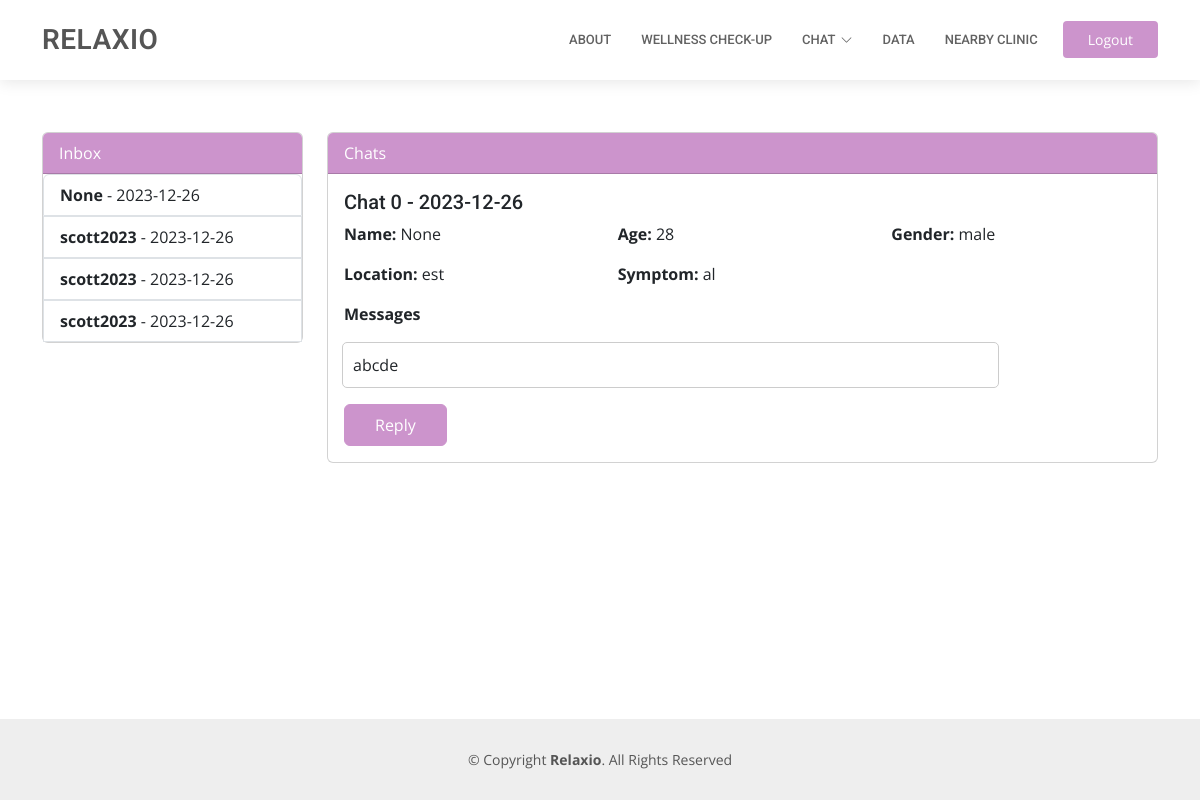
The app's page /chat_admin (signed in), older data.
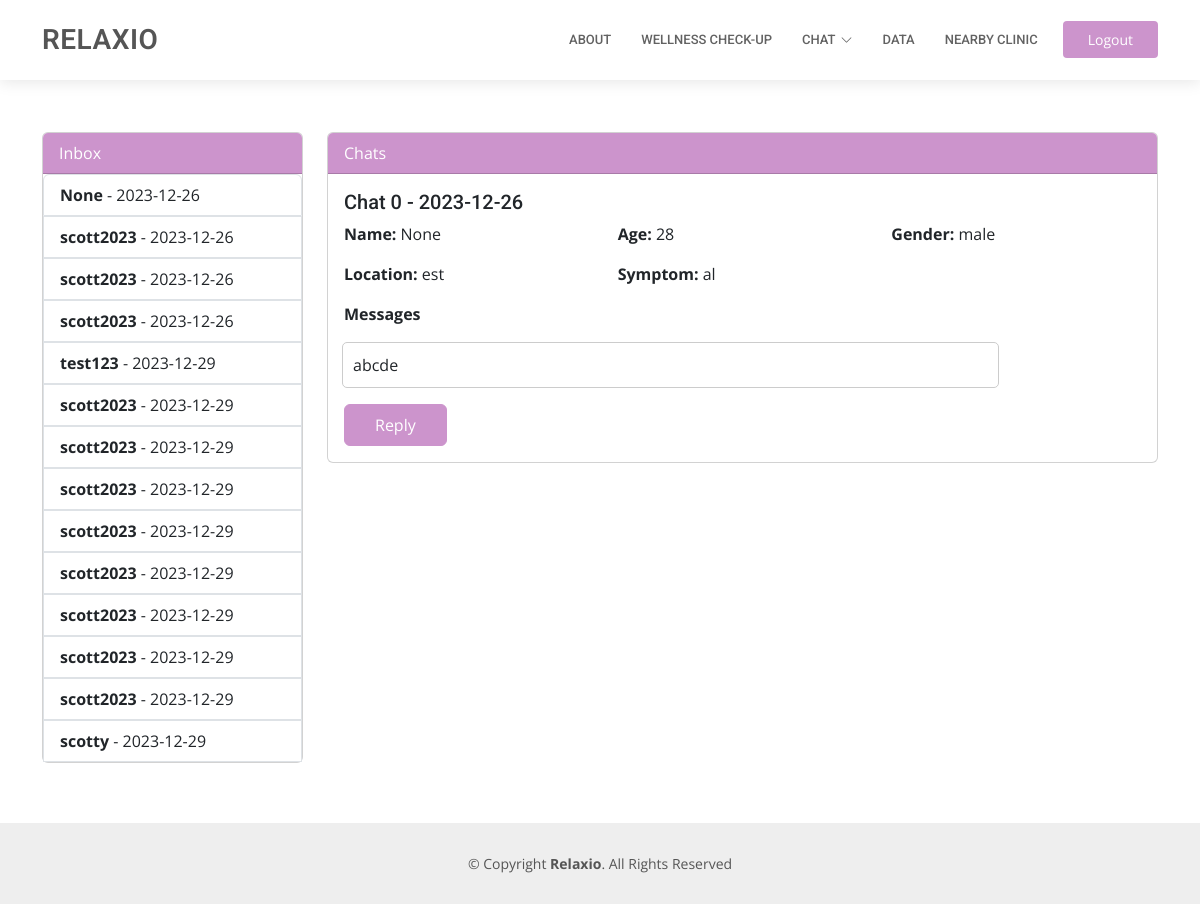
The same page, newer data.
### tables this page shows
CREATE TABLE "chats" (
	"username"	TEXT,
	"date"	TEXT,
	"content"	TEXT,
	"id"	INTEGER,
	"read"	INTEGER,
	"symptom"	TEXT,
	"location"	TEXT,
	"age"	NUMERIC,
	"gender"	TEXT
);

### app.py (the view)
@app.route("/chat_admin",methods=['GET'])
def chat_admin():
    conn = sqlite3.connect('static/database.db')  # Replace 'your_database.db' with your database file
    cursor = conn.cursor()
    cursor.execute("SELECT * FROM chats")  # Fetch all chats from the 'chats' table
    chats = cursor.fetchall()  # Get all fetched chats
    print("AAAAA",chats)
    if "username" in session:
        isLogin = True
    conn.close()
    return render_template("chat_admin.html",chats=chats,isLogin=isLogin)

### templates/chat_admin.html (shortened to what this page needs)
<!DOCTYPE html>
<html lang="en">
<head>
  <link href="../static/assets/vendor/fontawesome-free/css/all.min.css" rel="stylesheet">
  <link href="../static/assets/vendor/animate.css/animate.min.css" rel="stylesheet">
  <link href="../static/assets/vendor/aos/aos.css" rel="stylesheet">
  <link href="../static/assets/vendor/bootstrap/css/bootstrap.min.css" rel="stylesheet">
  <link href="../static/assets/vendor/bootstrap-icons/bootstrap-icons.css" rel="stylesheet">
  <link href="../static/assets/vendor/boxicons/css/boxicons.min.css" rel="stylesheet">
  <link href="../static/assets/vendor/glightbox/css/glightbox.min.css" rel="stylesheet">
  <link href="../static/assets/vendor/swiper/swiper-bundle.min.css" rel="stylesheet">
  <link href="../static/assets/css/style.css" rel="stylesheet">
</head>
<body class="d-flex flex-column min-vh-100">
  <header id="header" class="fixed-top">
    <div class="container d-flex align-items-center">
      <h1 class="logo me-auto"><a href="{{url_for('index')}}">Relaxio</a></h1>
      <nav id="navbar" class="navbar order-last order-lg-0">
        <ul>
          <li><a class="nav-link scrollto " href="{{url_for('about')}}">About</a></li>
          <li><a class="nav-link scrollto" href="{{url_for('bsurvey')}}">WELLNESS CHECK-UP</a></li>
                                                        {% if isAdmin %}
          <li><a class="nav-link scrollto" href="{{url_for('chat_admin')}}">CHAT</a></li>
            {%else%}
                                                        {% if isLogin %}
          <li class="dropdown"><a class="nav-link scrollto" href="{{url_for('chat')}}">CHAT<i class="bi bi-chevron-down"></i></a>
          </li>
            {%endif%}
            {%endif%}
            <li><a class="nav-link scrollto" href="{{url_for('statistics')}}">DATA</a></li>
          <li><a class="nav-link scrollto" href="{{url_for('assistants')}}">NEARBY CLINIC</a></li>
        </ul>
      </nav>
{% if isLogin %}
      <a class="appointment-btn scrollto"  href="{{url_for('logout')}}"><span class="d-none d-md-inline">Logout</span> </a>
        {%else%}
              <a href="#appointment" class="appointment-btn scrollto"><span class="d-none d-md-inline">Login</span> </a>
        {%endif%}
    </div>
  </header>
  <main id="main">
    <section id="featured-services" class="featured-services mt-5">
   <div class="container mt-4">
        <div class="row">
            <div class="col-md-3">
                <div class="card">
                    <div class="card-header chatheader">
                        Inbox
                    </div>
<div class="list-group" id="emailList">
{% for chat in chats %}
  <a href="#" class="list-group-item list-group-item-action"
     data-username="{{ chat[0] }}"
     data-date="{{ chat[1] }}"
     data-content="{{ chat[2] }}"
     data-id="{{ chat[3] }}"
     data-read="{{ chat[4] }}"
     data-symptom="{{ chat[5] }}"
     data-location="{{ chat[6] }}"
     data-age="{{ chat[7] }}"
     data-gender="{{ chat[8] }}">
    <strong>{{ chat[0] }}</strong> - {{ chat[1] }}
  </a>
{% endfor %}
</div>
                </div>
            </div>
<div class="col-md-9">
    <div class="card">
        <div class="card-header chatheader">
            Chats
        </div>
        {% for chat in chats %}
        <div class="card-body chat-content" id="emailContent_{{ chat[3] }}">
            <h5 class="card-title emailSubject">Selected Email</h5>
            <p class="card-text emailInfo">Click on an email to see details...</p>
            <button type="button" class="btn btn-primary replyButton" data-bs-toggle="modal" data-bs-target="#sendChatModal_{{ chat[3] }}">
                Reply
            </button>
        </div>
        {% endfor %}
    </div>
</div>
        </div>
    </div>
    </section>
  </main>
  <footer id="footer" class="mt-auto">
    <div class="container">
      <div class="copyright">
        &copy; Copyright <strong><span>Relaxio</span></strong>. All Rights Reserved
      </div>
    </div>
  </footer>
</body>
</html>

### static/assets/css/style.css (style rules this page uses)
body { font-family: "Open Sans", sans-serif; color: #444444; }
a { color: #CC94CC; text-decoration: none; }
h1, h2, h3, h4, h5, h6 { font-family: "Roboto", sans-serif; }
#header { background: #fff; transition: all 0.5s; z-index: 997; padding: 20px 0; box-shadow: 0px 2px 15px rgba(0, 0, 0, 0.1); }
#header .logo { font-size: 28px; margin: 0; padding: 0; line-height: 1; font-weight: 600; letter-spacing: 0.5px; text-transform: uppercase; }
#header .logo a { color: #555555; }
.appointment-btn { margin-left: 25px; background: #CC94CC; color: #fff; border-radius: 4px; padding: 8px 25px; white-space: nowrap; transition: 0.3s; font-size: 14px; display: inline-block; }
.navbar { padding: 0; }
.navbar ul { margin: 0; padding: 0; display: flex; list-style: none; align-items: center; }
.navbar li { position: relative; }
.navbar a, .navbar a:focus { display: flex; align-items: center; justify-content: space-between; padding: 10px 0 10px 30px; font-family: "Roboto", sans-serif; font-size: 13px; color: #626262; white-space: nowrap; transition: 0.3s; text-transform: uppercase; font-weight: 500; }
.navbar a i, .navbar a:focus i { font-size: 12px; line-height: 0; margin-left: 5px; }
section { padding: 60px 0; overflow: hidden; }
#footer { background: #eeeeee; padding: 0 0 30px 0; color: #555555; font-size: 14px; width: 100%; bottom: 0; }
#footer .copyright { text-align: center; padding-top: 30px; }
.replyButton { background-color: #CC94CC; border: 1px solid #CC94CC; padding: 8px 30px 8px 30px; }
.chatheader { background:#CC94CC; color:white; }

Row changes from the older to the newer data that the page shows:
added chats: username "test123", date "2023-12-29", shown under "RELAXIO"
added chats: username "scott2023", date "2023-12-29", shown under "RELAXIO"
added chats: username "scott2023", date "2023-12-29", shown under "RELAXIO"
added chats: username "scott2023", date "2023-12-29", shown under "RELAXIO"
added chats: username "scott2023", date "2023-12-29", shown under "RELAXIO"
added chats: username "scott2023", date "2023-12-29", shown under "RELAXIO"
added chats: username "scott2023", date "2023-12-29", shown under "RELAXIO"
added chats: username "scott2023", date "2023-12-29", shown under "RELAXIO"
added chats: username "scott2023", date "2023-12-29", shown under "RELAXIO"
added chats: username "scotty", date "2023-12-29", shown under "RELAXIO"
